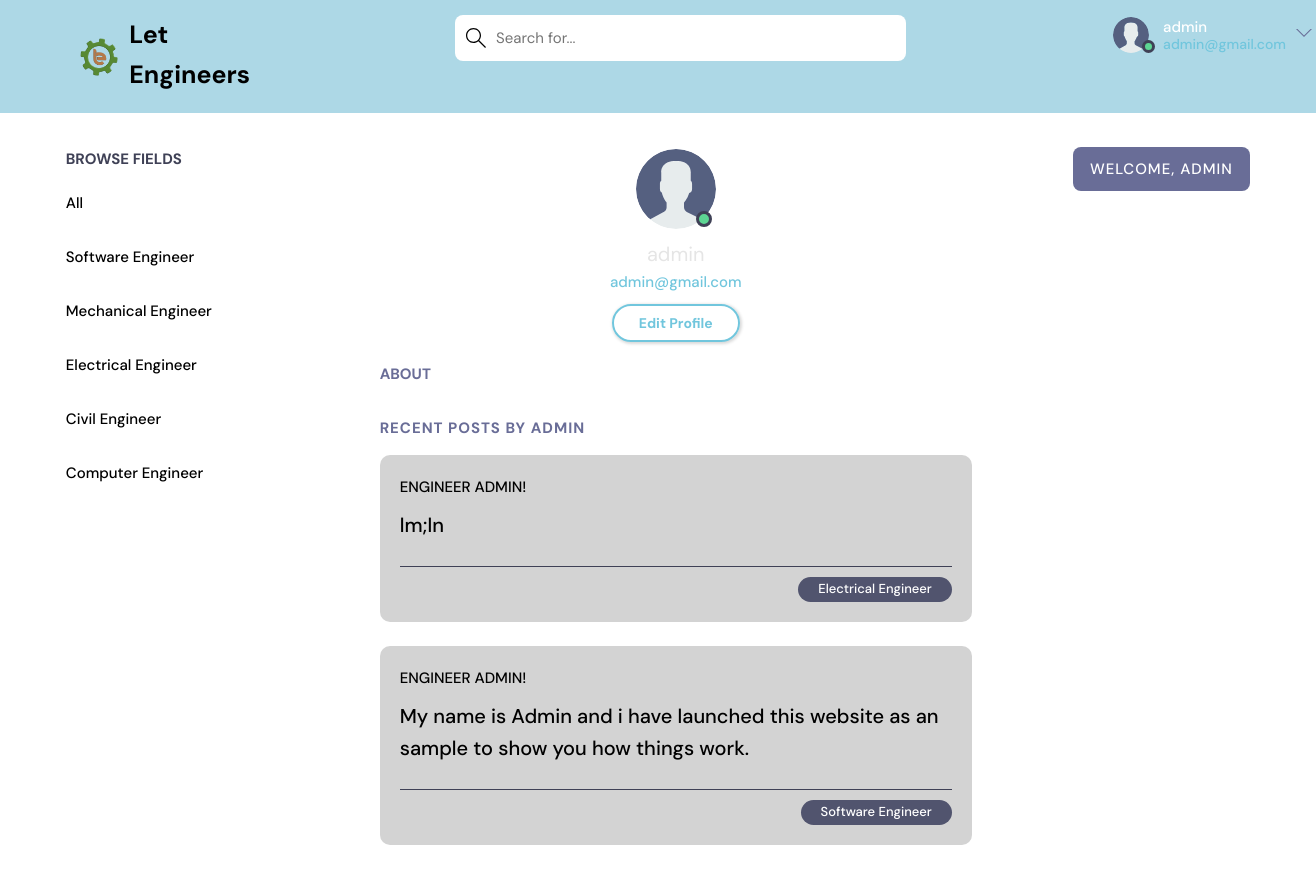
/profile/1/ (signed in), run on an earlier commit of the app's database.
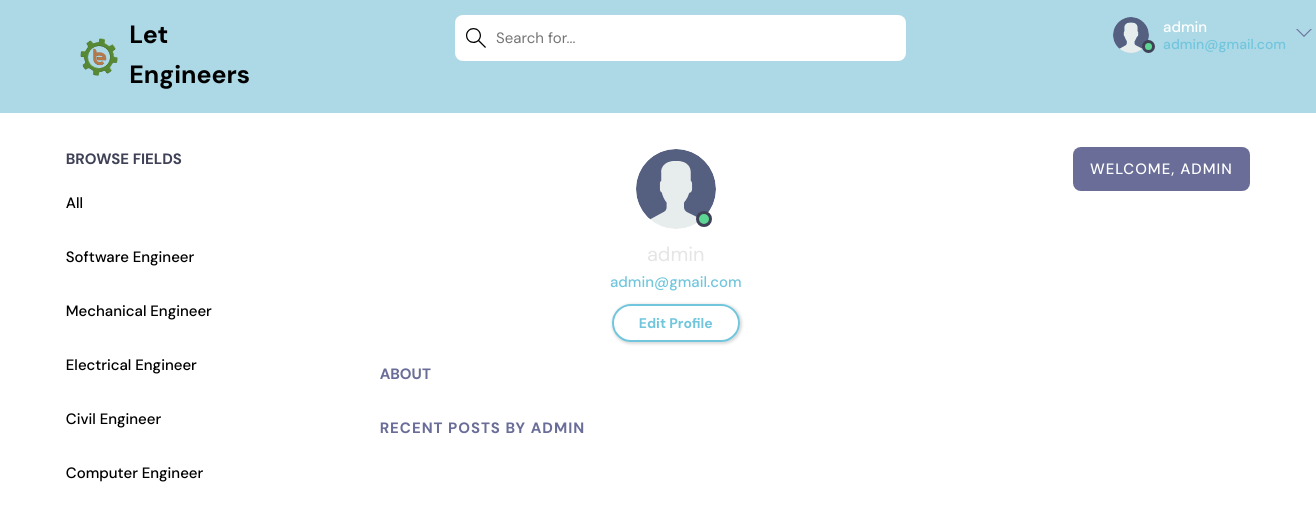
And on a later commit of the database.
### app1/models.py (models this page shows, shortened)
class Topic(models.Model):
    name = models.CharField(max_length=200)

class Room(models.Model):
    host =  models.ForeignKey(User, on_delete=models.SET_NULL, null=True)
    topic = models.ForeignKey(Topic, on_delete=models.SET_NULL, null=True)
    name = models.CharField(max_length=200)
    description = models.TextField(null=True, blank=True)
    participants = models.ManyToManyField(User, related_name='participants', blank=True)
    updated =models.DateTimeField(auto_now=True)
    created = models.DateTimeField(auto_now_add=True)
    class Meta:
        ordering = ['-updated', '-created']

### app1/views.py (the view)
# urls.py: path('profile/<str:pk>/', views.user_Profile, name="user-profile"),
@login_required(login_url='index')
def user_Profile(request, pk):
    user = User.objects.get(id=pk)
    rooms = user.room_set.all()
    room_messages = user.message_set.all
    topics = Topic.objects.all()
    context = {'user': user, 'rooms': rooms,
               'room_messages': room_messages, 'topics': topics}
    return render(request, 'home_pages/profile.html', context)

### app1/templates/home_pages/profile.html (shortened to what this page needs)
{% extends 'home_pages/main.html' %}
{% load static %}
{% block content %}
  <main class="profile-page layout layout--3">
    <div class="container">
      {% include 'home_pages/topics_component.html' %}
      <div class="roomList">
        <div class="profile">
          <div class="profile__avatar">
            <div class="avatar avatar--large active">
              <img src="{% static 'images/avatar.svg' %}" />
            </div>
          </div>
          <div class="profile__info">
            <h3>{{user.username}}</h3>
            <p>{{request.user.email}}</p>
            {% if request.user == user %}
            <a href="{% url 'update-user' %}" class="btn btn--main btn--pill">Edit Profile</a>
            {% endif %}
          </div>
          <div class="profile__about">
            <h3>About</h3>
          </div>
        </div>
        <div class="roomList__header">
          <div>
            <h2>Recent Posts by {{user.username}}</a>
            </h2>
          </div>
        </div>
        {% include 'home_pages/feed_component.html' %}
      </div>
      {% include 'home_pages/activity_component.html' %}
    </div>
  </main>
{% endblock content%}

### app1/templates/home_pages/main.html (shortened to what this page needs)
{% load static %}
<!DOCTYPE html>
<html lang="en">
  <head>
    <link rel="stylesheet" href="{% static 'home_pages/css/style.css' %}" />
  </head>
  <body>
    {% include 'home_pages/navbar.html' %}
    {% block content %}
    {% endblock %}
  </body>
</html>

### app1/templates/home_pages/navbar.html (shortened to what this page needs)
{% load static %}
<!DOCTYPE html>
<html lang="en">
<head>
  <link rel="stylesheet" href="{% static 'home_pages/css/navbar.css' %}" />
</head>
<body>
  <header class="header header--loggedIn">
    <div class="container">
      <a href="{% url 'index' %}" class="header__logo">
        <img src="{% static 'images/icons/favicon.png' %}" />
        <h1>Let Engineers</h1>
      </a>
      <form class="header__search"method="GET" action="{% url 'home' %}" >
        <label>
          <input name="q"  placeholder="Search for..." />
        </label>
      </form>
      <nav class="header__menu">
        {% if request.user.is_authenticated %}
        <div class="header__user">
          <a href="#">
            <div class="avatar avatar--medium active">
              <img src="{% static 'images/avatar.svg' %}" />
            </div>
            <p>{{request.user.username}}<span>{{request.user.email}}</span></p>
          </a>
          <button class="dropdown-button">
            <svg version="1.1" xmlns="http://www.w3.org/2000/svg" width="32" height="32" viewBox="0 0 32 32">
              <title>chevron-down</title>
              <path d="M16 21l-13-13h-3l16 16 16-16h-3l-13 13z"></path>
            </svg>
          </button>
        </div>
        {% else %}
        <a href="{% url 'login' %}">
          <img src="{% static 'images/avatar.svg' %}" />
          <p>Login</p>
        </a>
        {% endif %}
      </nav>
    </div>
  </header>
</body>
</html>

### app1/templates/home_pages/topics_component.html
<div class="topics">
    <div class="topics__header">
      <h2>Browse Fields</h2>
    </div>
    <ul class="topics__list">
      <li>
        <a href="{% url 'home' %}" >All  </a>
      </li>
      {% for topic in topics %}
      <li>
        <a href="{% url 'home' %}?q={{topic.name}}">{{topic.name}}   </a>
      </li>
      {% endfor %}
    </ul>
  </div>

### app1/templates/home_pages/feed_component.html (shortened to what this page needs)
{% for room in rooms%}
<div class="roomListRoom">
    <div class="roomListRoom__header">
      <a href="{% url 'user-profile' room.host.id %}" class="roomListRoom__author">
        <span>Engineer {{room.host.username}}!</span>
      </a>
    </div>
    <div class="roomListRoom__content">
      <a href="{% url 'user-profile' room.host.id %}">{{room.name}}</a>
    </div>
    <div class="roomListRoom__meta">
      <p class="roomListRoom__topic">{{room.topic.name}}</p>
    </div>
  </div>
  {% endfor %}

### app1/templates/home_pages/activity_component.html
<div class="activities">
  <div class="activities__header">
      {% if request.user.is_authenticated %}
      <h2 style="text-align: center;">Welcome, {{request.user.username}}</h2>
    </div>
    {% endif %}
</div>

### static/home_pages/css/style.css (style rules this page uses)
:root { --color-main: #71c6dd; --color-main-light: #e1f6fb; --color-dark: #3f4156; --color-dark-medium: #51546e; --color-dark-light: #696d97; --color-light: #e5e5e5; --color-gray: #8b8b8b; --color-light-gray: #b2bdbd; --color-bg: #2d2d39; --color-success: #5dd693; --color-error: #fc4b0b; }
* { font-family: "DM Sans", -apple-system, BlinkMacSystemFont, "Segoe UI", Roboto, Oxygen, Ubuntu, Cantarell, "Open Sans", "Helvetica Neue", sans-serif; margin: 0; padding: 0; box-sizing: border-box; text-rendering: optimizeLegibility; font-size: inherit; }
html { font-size: 56.25%; }
@media only screen and (min-width: 1200px) { html { font-size: 62.5%; } }
body { line-height: 1.6; font-weight: 400; font-size: 1.5rem; color: white; background-color: white; min-height: 100vh; }
img { width: 100%; }
a { display: inline-block; color: var(--color-main); text-decoration: none; }
.container { max-width: 220rem; width: 90%; margin: auto; }
.btn { background-color: transparent; border: none; display: inline-flex; align-items: center; gap: 1rem; cursor: pointer; transition: all ease-in-out 0.3s; padding: 1rem 2rem; border-radius: 5px; box-shadow: 1px 1px 3px 1px rgba(0, 0, 0, 0.15); font-weight: 500; }
.btn--main { background-color: var(--color-main); color: var(--color-dark); }
.btn--pill { border-radius: 10rem; font-size: 1.4rem; font-weight: 700; padding: 6px 2.5rem; color: var(--color-main); background: transparent; border: 2px solid var(--color-main); }
.avatar { position: relative; display: inline-block; border-radius: 10%; border: 2px solid transparent; }
.avatar img { display: block; border-radius: 50%; object-fit: cover; object-position: center; }
.avatar::after { content: ""; display: block; position: absolute; background-color: var(--color-gray); z-index: 111; border-radius: 50%; border: 0.3rem solid var(--color-dark); }
.avatar.active::after { background-color: var(--color-success); }
.avatar.avatar--medium img { width: 3.6rem; height: 3.6rem; border-radius: 50%; }
.avatar.avatar--medium:after { width: 0.7rem; height: 0.7rem; bottom: 0px; right: -6px; }
.avatar.avatar--large img { display: block; width: 8rem; height: 8rem; border-radius: 50%; }
.avatar.avatar--large:after { width: 1rem; height: 1rem; bottom: 2px; right: 3.5px; }
.layout { margin-top: 3.4rem; }
.layout > .container { display: flex; justify-content: space-between; align-items: flex-start; }
.layout--3 > .container > div:first-child { flex-basis: 18%; max-width: 22.5rem; }
.layout--3 > .container > div:nth-child(2) { flex-basis: 50%; }
.layout--3 > .container > div:last-child { flex-basis: 15%; }
.topics__header { margin-bottom: 2rem; }
.topics__header h2 { text-transform: uppercase; font-weight: 700; color: var(--color-dark); }
.topics__list { list-style: none; }
.topics__list li a { display: flex; justify-content: space-between; margin-bottom: 3rem; font-weight: 500; color: black; transition: all 0.3s ease-in-out; }
.roomList__header { display: flex; justify-content: space-between; align-items: center; margin-bottom: 2.4rem; }
.roomList__header h2 { text-transform: uppercase; font-weight: 650; color: var(--color-dark); letter-spacing: 1px; }
.activities { background: var(--color-dark); border-radius: 8px; overflow: hidden; }
.activities__header h2 { background-color: var(--color-dark-light); text-transform: uppercase; font-weight: 500; padding: 1rem 1.5rem; color: white; letter-spacing: 1px; font-size: 1.5rem; }
.profile { margin-bottom: 3rem; }
.profile__avatar { text-align: center; }
.profile__info { text-align: center; }
.profile__info h3 { font-size: 2rem; color: var(--color-light); font-weight: 400; }
.profile__info p { color: var(--color-main); font-weight: 500; margin-bottom: 1rem; }
.profile__about { margin-top: 2rem; }
.profile__about h3 { text-transform: uppercase; color: var(--color-dark-light); margin-bottom: 0.5rem; }
.profile-page .roomList__header { margin-bottom: 1.5rem; }
.profile-page .roomList__header h2 { color: var(--color-dark-light); }

What changed in the data, as far as the page shows it:
removed Room: host.username "ADMIN", name "lm;ln", topic.name "Electrical Engineer"
removed Room: host.username "ADMIN", name "My name is Admin and i have launched this website as an sample to show you how things work.", topic.name "Software Engineer"
